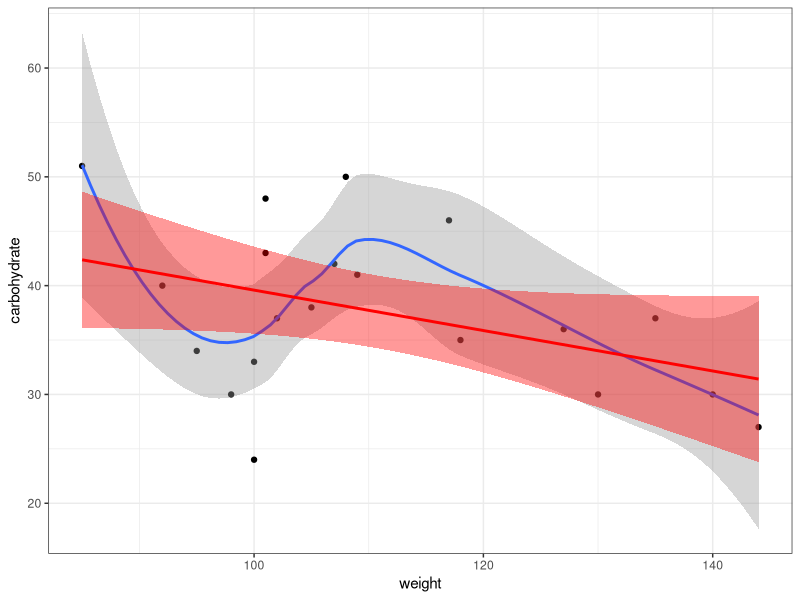
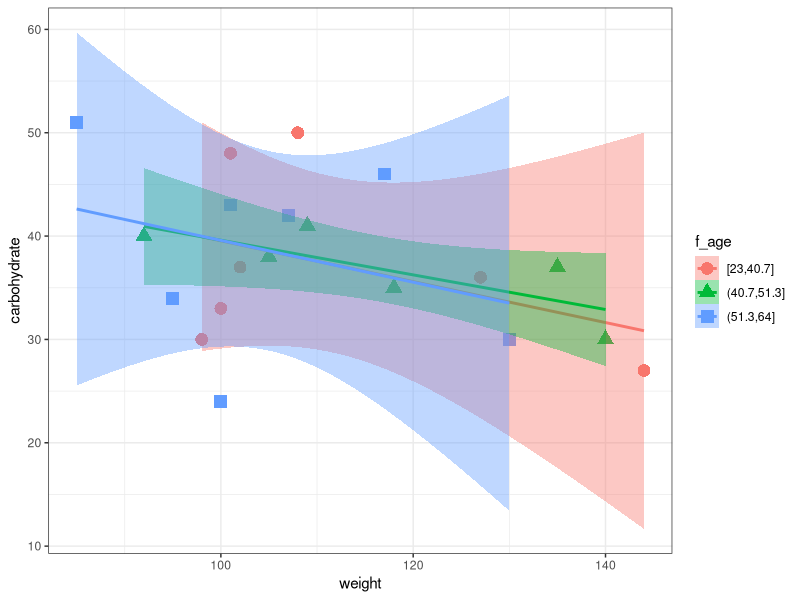
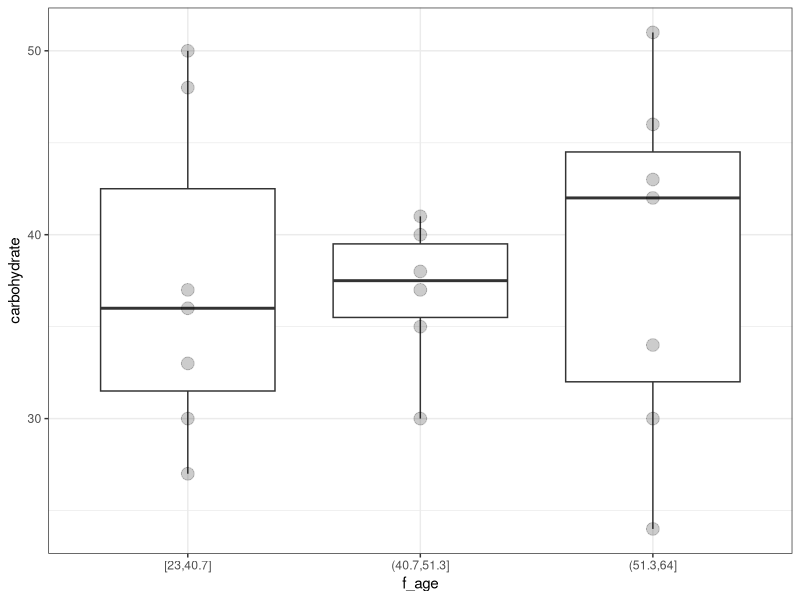
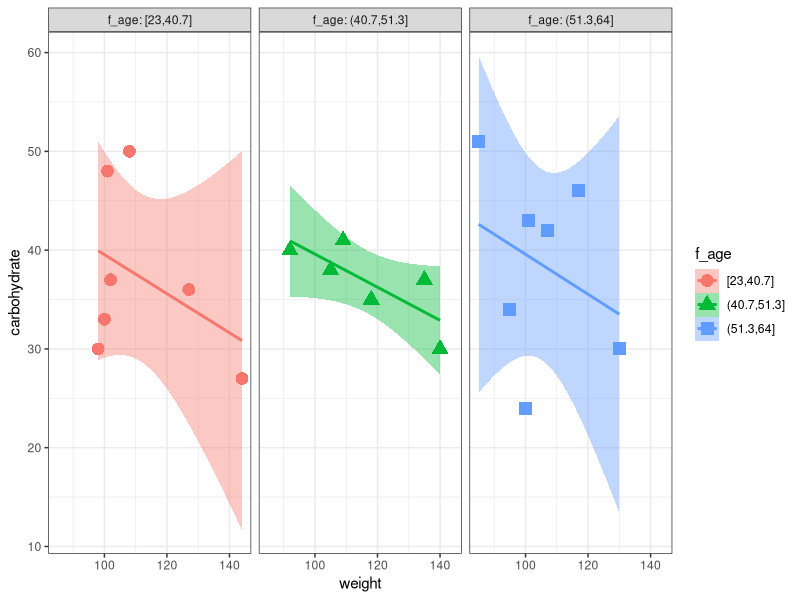
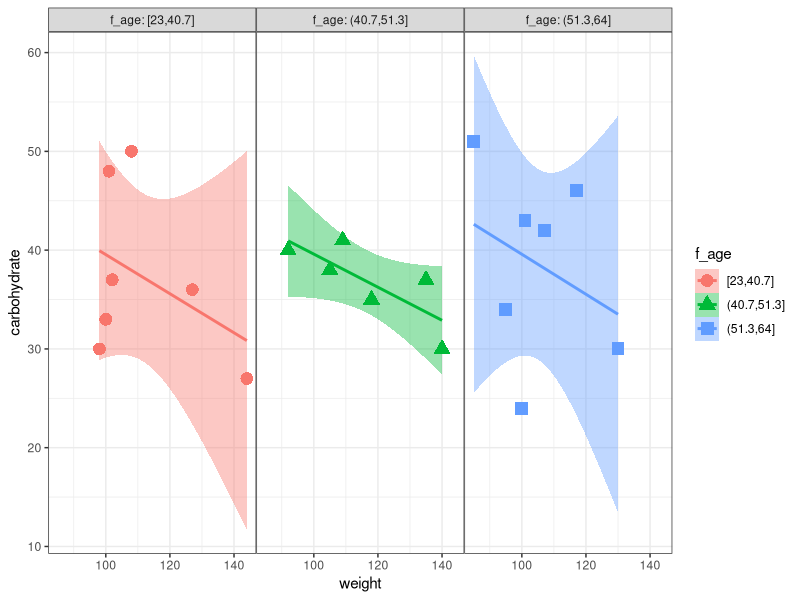
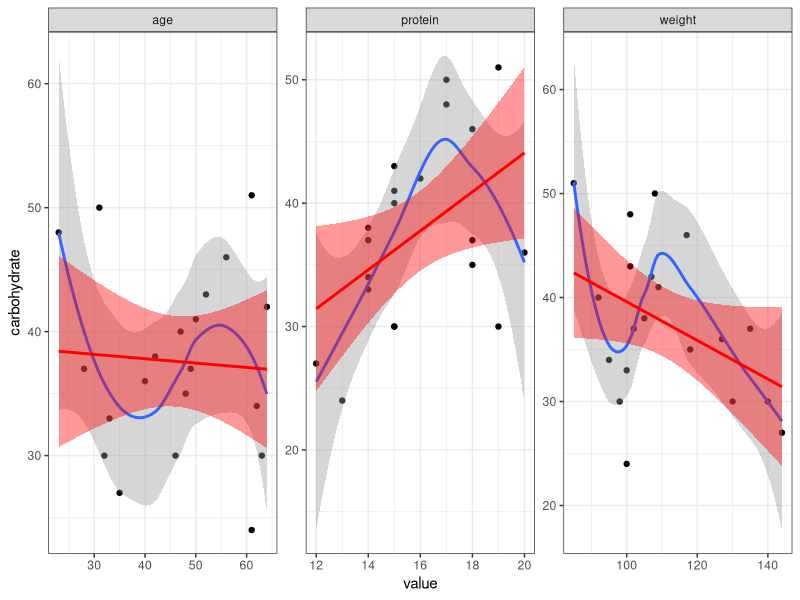
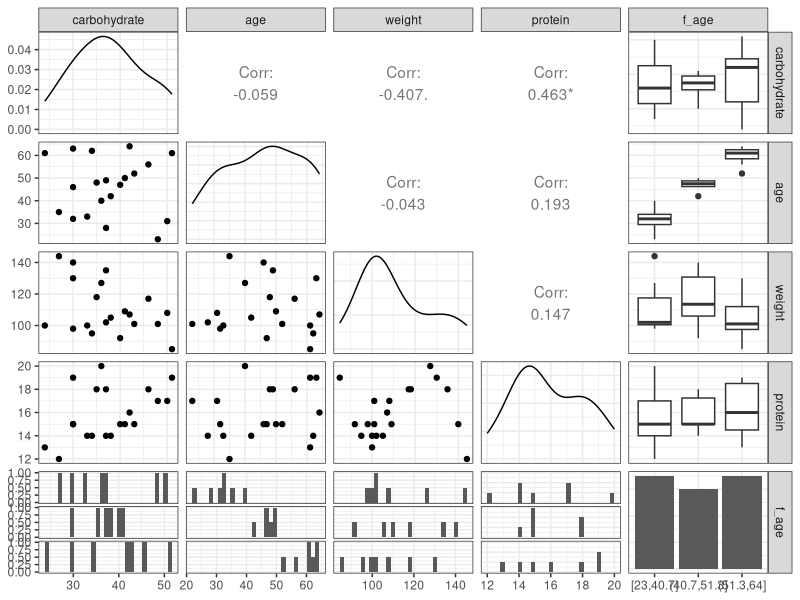

Recreate these plots in R, in order. (Note: this script raises an error after producing the figures.)
## ---- chunk 1
library(ggplot2)
## I have a strong preference for the "black & white" theme
##   (white background, gray gridlines)
theme_set(theme_bw())
library(readr)   ## tidyverse file-I/O
library(dplyr)   ## filter/select/mutate/etc.
library(tidyr)   ## reshaping
library(GGally)  ## pairs plots
## ---- chunk 2
cdat <- read_csv("../data/Carbohydrate_diet.csv")
## tibble does magic: <= 20 rows, prints all by default;
##    > 20 rows, prints first 10 by default
print(cdat,n=8)
## ---- chunk 3
gg0 <- (ggplot(cdat,aes(weight,carbohydrate))
    + geom_point()
)
## ---- chunk 4
print(gg0
      + geom_smooth() ## default:loess
      + geom_smooth(method="lm",col="red",fill="red") ## linear model
      )
## ---- chunk 5
cdat <- mutate(cdat,f_age=cut_number(age,3))
## ---- chunk 6
gg1 <- (ggplot(cdat,aes(weight,carbohydrate,colour=f_age))
    + geom_point(aes(shape=f_age),size=4)
)
gg2 <- (gg1
    + geom_smooth(method="lm",
                  aes(color=f_age,fill=f_age))
)
print(gg2)
## ---- chunk 7
ggplot(cdat,aes(f_age,carbohydrate)) + geom_boxplot()+
    geom_point(size=4,alpha=0.2)
## ---- chunk 8
gg3 <- (gg2
    + facet_wrap(~f_age,labeller=label_both)
)
print(gg3)
## ---- chunk 9
z_margin <- theme(panel.spacing=grid::unit(0,"lines"))
print(gg3 + z_margin)
## ---- chunk 10
(cdat %>%
 select(-f_age) %>%
 gather(key=pvar,value=value,
        -carbohydrate ## don't include carbohydrate
        ) 
) -> cdat_m
## ---- chunk 11
ggplot(cdat_m,aes(x=value,y=carbohydrate))+
    geom_point()+facet_wrap(~pvar,scale="free")+
    geom_smooth()+
    geom_smooth(method="lm",colour="red",fill="red")
## ---- chunk 12
ggpairs(cdat)
## ---- chunk 13
data("Contraception",package="mlmRev")
gg0 <- ggplot(Contraception,aes(age,use))+geom_point()
print(gg0)
## ---- chunk 14
print(gg0 + stat_sum())
## ---- chunk 15
(Contraception
    ## collapse age by year
    %>% mutate(f_age=cut(age,breaks=(-14):20,labels=seq(-13.5,19.5)),
         ## then turn it back into a number
               f_age=as.numeric(as.character(f_age)))
    ## means by age group/urban vs rural/number of live children
    %>% group_by(f_age,urban,livch)
    ## compute proportion, n, standard error
    %>% summarise(prop=mean(as.numeric(use)-1),
                  n=n(),
                  se=sqrt(prop*(1-prop)/n))
) -> contr_sum
## ---- chunk 16
gg1 <- ggplot(contr_sum,aes(f_age,prop,colour=urban)) +
    geom_point(aes(size=n))+
    geom_linerange(aes(ymin=prop-1*se,ymax=prop+1*se))+
    facet_wrap(~livch,labeller=label_both)+
    scale_colour_brewer(palette="Dark2")
print(gg1)
## ---- chunk 17
gg1 + geom_smooth(data=Contraception,
                  inherit.aes=FALSE, ## not sure why we need this?
                  aes(x=age,y=as.numeric(use)-1,colour=urban),
                  method="glm",
                  method.args=list(family=binomial),
                  formula=y~poly(x,2))
## ---- chunk 18
ggplot(Contraception,aes(age,as.numeric(use)-1))+
    geom_point()+geom_smooth(method="glm",aes(group=1),
                             method.args=list(family=binomial),
                             formula=y~poly(x,2))

ggplot(Contraception,aes(age,as.numeric(use)-1))+
    geom_point()+geom_smooth(method="gam",aes(group=1),
                             method.args=list(family=binomial),
                             formula=y~s(x,k=40))
